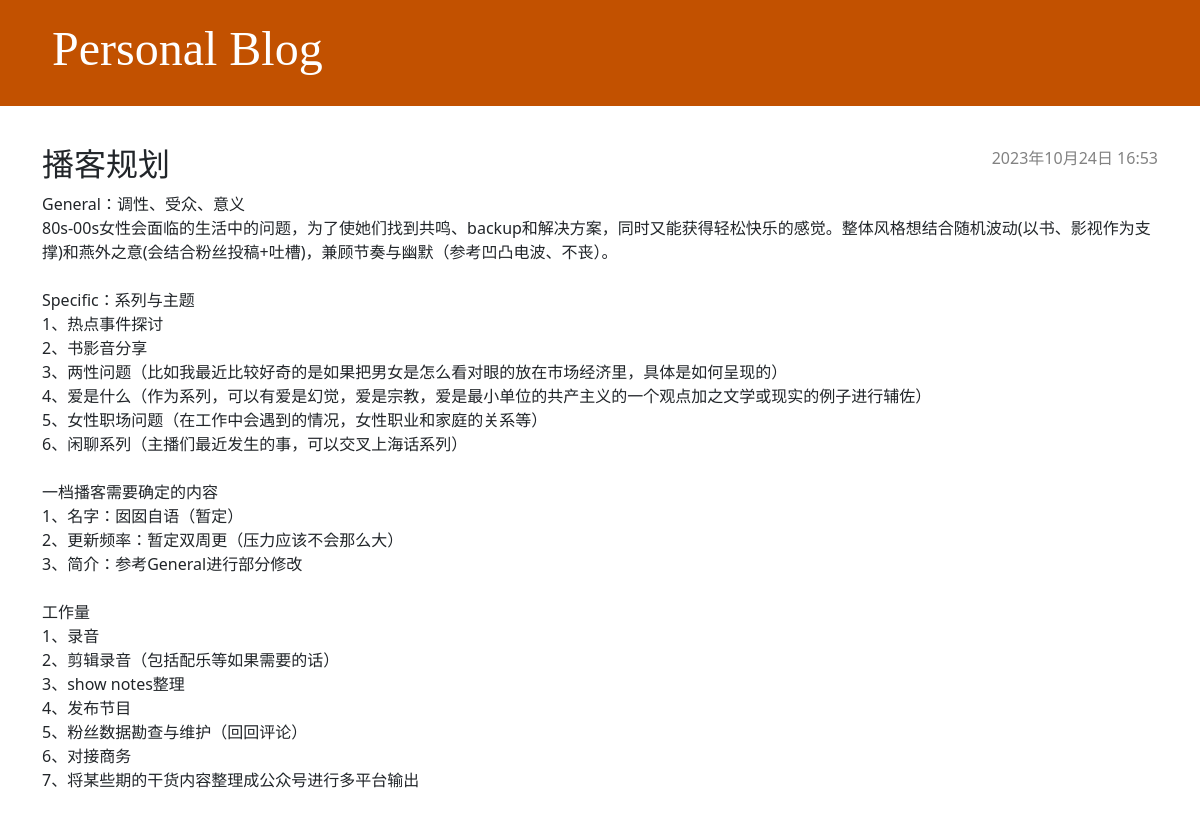
The app's page /post/1/ with its own data.
### blog/models.py (models this page shows, shortened)
class Post(models.Model):
    author = models.ForeignKey(settings.AUTH_USER_MODEL, on_delete=models.CASCADE)
    title = models.CharField(max_length=200)
    text = models.TextField()
    created_date = models.DateTimeField(default=timezone.now)
    published_date = models.DateTimeField(blank=True, null=True)

### blog/views.py (the view)
# urls.py: path('post/<int:pk>/', views.post_detail, name='post_detail'),
def post_detail(request, pk):
    post = get_object_or_404(Post, pk=pk)
    return render(request, 'blog/post_detail.html', {'post': post})

### blog/templates/blog/post_detail.html
{% extends 'blog/base.html' %}
{% block content %}
    <article class="post">
        {% if post.published_date %}
            <time class="date">
                {{ post.published_date }}
            </time>
        {% endif %}
        <h2>{{ post.title }}</h2>
        <p>{{ post.text|linebreaksbr }}</p>
    </article>
{% endblock %}

### blog/templates/blog/base.html (shortened to what this page needs)
{% load static %}
<!DOCTYPE html>
<html>
    <head>
        <link rel="stylesheet" href="https://cdn.jsdelivr.net/npm/bootstrap@5.1.3/dist/css/bootstrap.min.css">
        <link rel="stylesheet" href="{% static 'css/blog.css' %}">
    </head>
    <body>
        <header class="page-header">
          <div class="container">
              <h1><a href="/">Personal Blog</a></h1>
          </div>
        </header>
        <main class="container">
            <div class="row">
                <div class="col">
                {% block content %}
                {% endblock %}
                </div>
            </div>
        </main>
    </body>
</html>

### blog/static/css/blog.css (style rules this page uses)
.page-header { background-color: #C25100; margin-top: 0; margin-bottom: 40px; padding: 20px 20px 20px 40px; }
.page-header h1, .page-header h1 a, .page-header h1 a:visited, .page-header h1 a:active { color: #ffffff; font-size: 36pt; text-decoration: none; }
h1, h2, h3, h4 { font-family: 'Lobster', cursive; }
.date { color: #828282; }
.post { margin-bottom: 70px; }
.post > .date, .post > .actions { float: right; }

### records on screen
Post: published_date "2023年10月24日 16:53", title "播客规划", text "General：调性、受众、意义 80s-00s女性会面临的生活中的问题，为了使她们找到共鸣、backup和解决方案，同时又能获得轻松快乐的感觉。整体风格想结合随机波动(以书、影视作为支撑)和燕外之意(会结合粉丝投稿+吐槽)，兼顾节奏与幽默（参考凹凸电波、不丧）。 Specific：系列与主题 1、热点事件探讨 2、书影音分享 3、两性问题（比如我最近比较好奇的是如果把男女是怎么看对眼的放在市场经济里，具体是如何呈现的） 4、爱是什么（作为系列，可以有爱是幻觉，爱是宗教，爱是最小单位的共产主义的一个观点加之文学或现实的例子进行辅佐） 5、女性职场问题（在工作中会遇到的情况，女性职业和家庭的关系等） 6、闲聊系列（主播们最近发生的事，可以交叉上海话系列） 一档播客需要确定的内容 1、名字：囡囡自语（暂定） 2、更新频率：暂定双周更（压力应该不会那么大） 3、简介：参考General进行部分修改 工作量 1、录音 2、剪辑录音（包括配乐等如果需要的话） 3、show notes整理 4、发布节目 5、粉丝数据勘查与维护（回回评论） 6、对接商务 7、将某些期的干货内容整理成公众号进行多平台输出"
